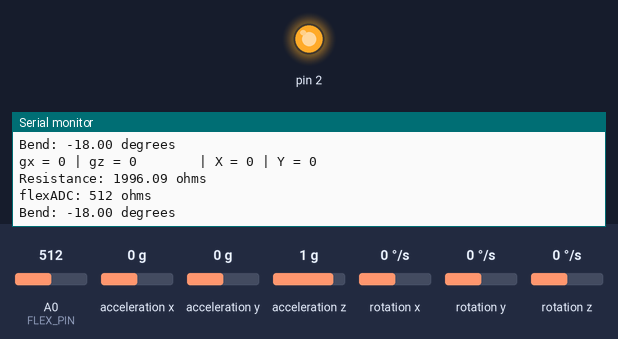
A sketch run on a simulated Arduino Leonardo, built with avr-gcc and run on an emulated ATmega32U4. Shown: output pins drawn as LEDs (lit = HIGH), the last lines printed to the serial monitor. The test bench sets the inputs (shaded band); at power-on: A0 (FLEX_PIN) = 512, rotation x 0 °/s, rotation z 0 °/s, acceleration x 0 g, acceleration y 0 g, acceleration z 1 g, rotation y 0 °/s.

Above: at 1.2 s.
1.3 s: A0 (FLEX_PIN) set to 30
At 2.4 s:
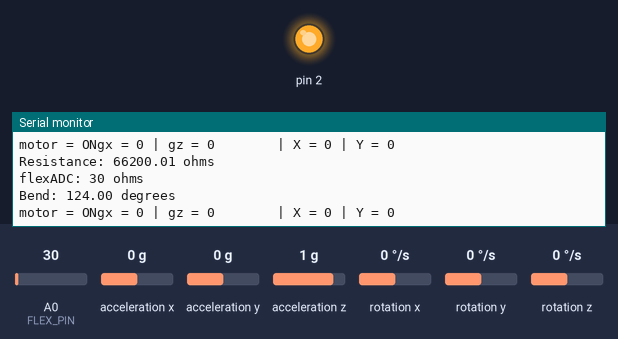
2.8 s: rotation x set to -192 °/s
At 3.4 s:
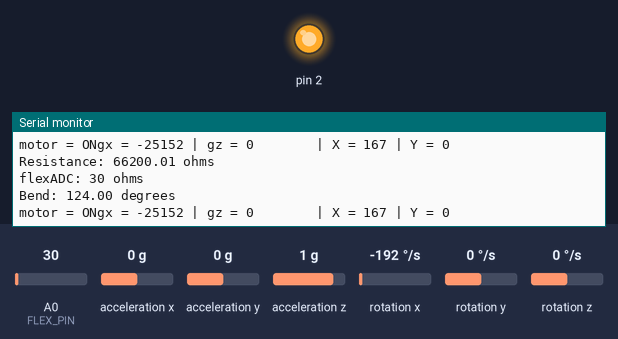
5.8 s: rotation z set to -100 °/s
At 6.8 s:
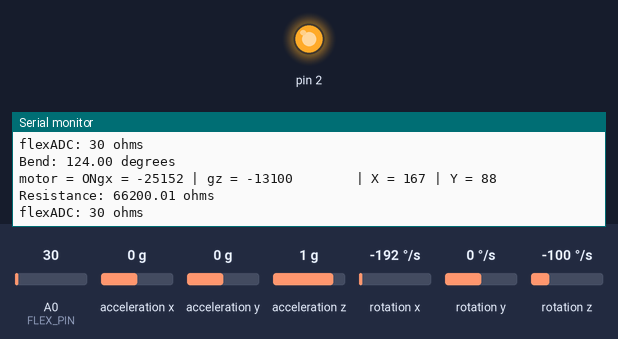

The sketch:

AccelerometerMouse.ino
```cpp
#include <Mouse.h>
#include <Wire.h>
#include <I2Cdev.h>
#include <MPU6050.h>

bool countingTime = false; //to know if the variable has not changed below the threshold
uint32_t startBeing3orMore; //to save the milliseconds when the variable started to be 3 or more


const int FLEX_PIN = A0; // Pin connected to voltage divider output

// Measure the voltage at 5V and the actual resistance of your
// 47k resistor, and enter them below:
const float VCC = 4.98; // Measured voltage of Ardunio 5V line
const float R_DIV = 2000.0; // Measured resistance of 3.3k resistor

// Upload the code, then try to adjust these values to more
// accurately calculate bend degree.
const float STRAIGHT_RESISTANCE = 10200.0;
const float BEND_RESISTANCE = 100000.0;

MPU6050 mpu;
int16_t ax, ay, az, gx, gy, gz;
int vx, vy;
int button1 = 6;
int button2 = 7;
int buttonState1 = 0;
int buttonState2 = 0;

void setup() {

  Serial.begin(9600);
  Wire.begin();
  /*pinMode(button1, INPUT);
  pinMode(button2, INPUT);*/
  mpu.initialize();
  if (!mpu.testConnection()) { while (1); }
      //Serial.begin(9600);
      pinMode(FLEX_PIN, INPUT);
      pinMode(2, OUTPUT);
}

void loop() {
  mpu.getMotion6(&ax, &ay, &az, &gx, &gy, &gz);

  vx = -((gx+15)/150);
  vy = -(gz-100)/150;

  Serial.print("gx = ");
  Serial.print(gx);
  Serial.print(" | gz = ");
  Serial.print(gz);

  Serial.print("        | X = ");
  Serial.print(vx);
  Serial.print(" | Y = ");
  Serial.println(vy);

  Mouse.move(vy, vx);

// Read the ADC, and calculate voltage and resistance from it
          int flexADC = analogRead(FLEX_PIN);
         float flexV = flexADC * VCC / 1023.0;
          float flexR = R_DIV * (VCC / flexV - 1.0);
          Serial.println("Resistance: " + String(flexR) + " ohms");

          Serial.println("flexADC: " + String(flexADC) + " ohms");

          // Use the calculated resistance to estimate the sensor's
          // bend angle:
         float angle = map(flexR, STRAIGHT_RESISTANCE, BEND_RESISTANCE,
                   0, 200.0);
         Serial.println("Bend: " + String(angle) + " degrees");
          Serial.println();

          //delay(50);

//para activar el motor
if (angle >= 3) {
       if (!countingTime) {
       startBeing3orMore = millis();
       }
   countingTime = true;
   } else {
   countingTime = false;
   }
   if (countingTime && millis() - startBeing3orMore > 0) {
    Mouse.press(MOUSE_LEFT);
    Serial.print("motor = ON");
    delay(10);
   }
   if (angle < 3) {
    Mouse.release(MOUSE_LEFT);
    delay(10);
   }

  /*
  buttonState1 = digitalRead(button1);
  buttonState2 = digitalRead(button2);

 if (buttonState1 == HIGH) {
    Mouse.press(MOUSE_LEFT);
    delay(100);
    Mouse.release(MOUSE_LEFT);
    delay(200);
  }
  else if(buttonState2 == HIGH) {
    Mouse.press(MOUSE_RIGHT);
    delay(100);
    Mouse.release(MOUSE_RIGHT);
    delay(200);
  }*/
  delay(10);
}
```

Measured:
- after the input at 1.3 s, the serial monitor: prints a new line at once (image 1)
- after the input at 2.8 s, the serial monitor: prints a new line at once (image 2)
- after the input at 5.8 s, the serial monitor: prints a new line at once (image 3)
